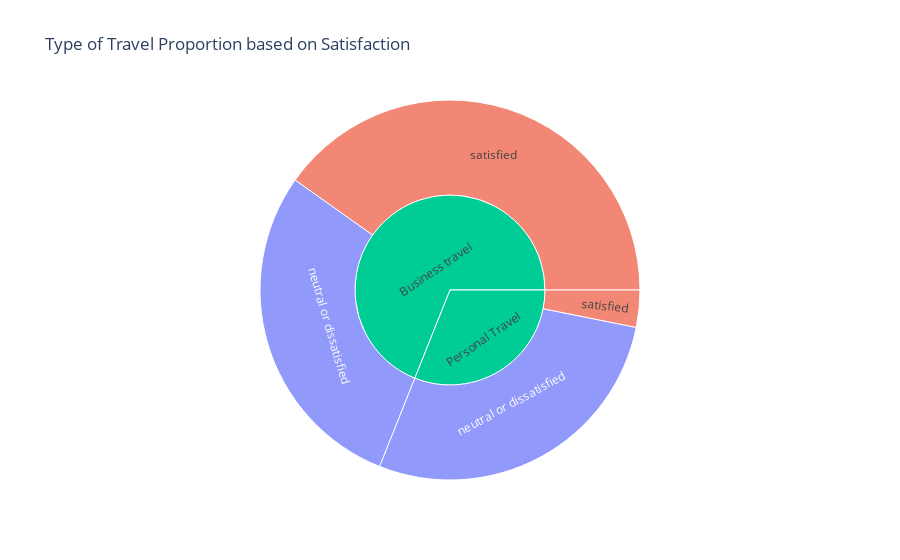

Notebook source saved alongside this figure:
### Code cell
# Visualisasi proporsi berdasarkan tipe travel
fig=px.sunburst(dfnew,path=['Type_of_Travel','Satisfaction'],color='Satisfaction', title=f'Type of Travel Proportion based on Satisfaction')
fig.show()

### Figure 1 — Plotly figure (JSON) as saved in the notebook; plotly's stock layout.template omitted (floating-point values rounded to 4 significant figures)
{"data": [{"branchvalues": "total", "customdata": [["neutral or dissatisfied"], ["neutral or dissatisfied"], ["satisfied"], ["(?)"], ["satisfied"], ["(?)"]], "domain": {"x": [0, 1], "y": [0, 1]}, "hovertemplate": "labels=%{label}<br>count=%{value}<br>parent=%{parent}<br>id=%{id}<br>Satisfaction=%{customdata[0]}<extra></extra>", "ids": ["Business travel/neutral or dissatisfied", "Personal Travel/neutral or dissatisfied", "Personal Travel/satisfied", "Personal Travel", "Business travel/satisfied", "Business travel"], "labels": ["neutral or dissatisfied", "neutral or dissatisfied", "satisfied", "Personal Travel", "satisfied", "Business travel"], "marker": {"colors": ["#636efa", "#636efa", "#EF553B", "#00cc96", "#EF553B", "#00cc96"]}, "name": "", "parents": ["Business travel", "Personal Travel", "Personal Travel", "", "Business travel", ""], "type": "sunburst", "values": [29909, 28970, 3279, 32249, 41746, 71655]}], "layout": {"legend": {"tracegroupgap": 0}, "title": {"text": "Type of Travel Proportion based on Satisfaction"}}}
